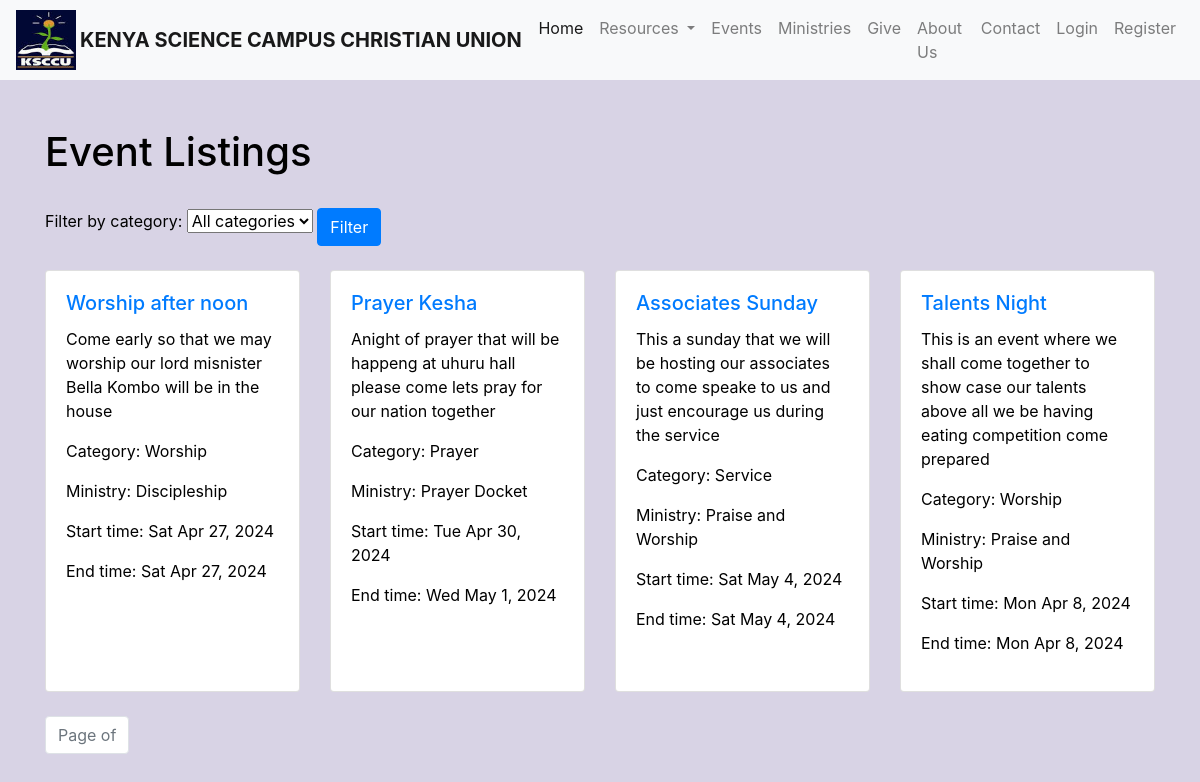
/events/, run on an earlier commit of the app's database.
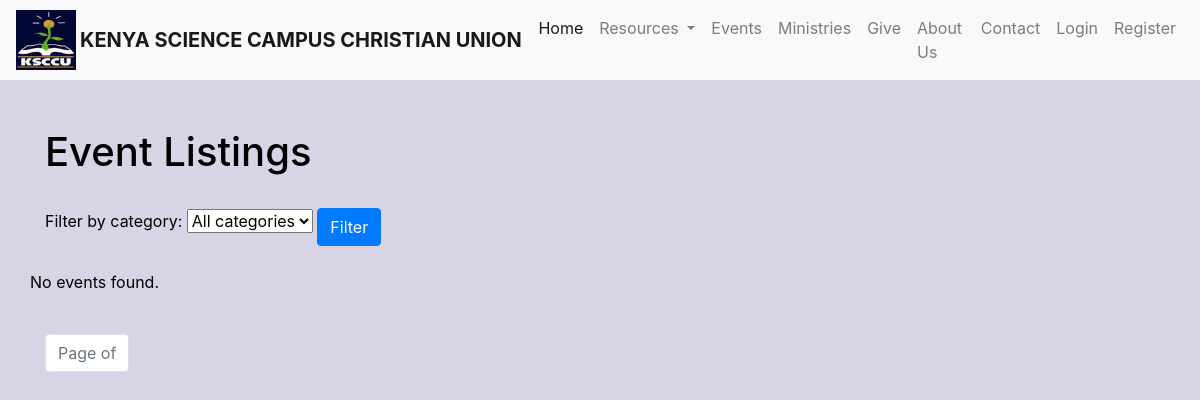
And on a later commit of the database.
### event_resources/models.py (models this page shows)
class Event(models.Model):
    name = models.CharField(max_length=128)
    description = models.TextField()
    start_time = models.DateTimeField()
    end_time = models.DateTimeField()
    category = models.CharField(max_length=64)
    ministry = models.ForeignKey('Ministry', on_delete=models.CASCADE)
    image = models.ImageField(upload_to='events/images/', blank=True)

class Ministry(models.Model):
    name = models.CharField(max_length=128)
    short_message = models.TextField()
    leader = models.ForeignKey(CustomUser, on_delete=models.CASCADE)
    image = models.ImageField(upload_to='ministries/images/', blank=True, null=True)
    leader_email = models.EmailField(blank=True, null=True)
    leader_phone = models.CharField(max_length=32, blank=True, null=True)
    leader_address = models.CharField(max_length=256, blank=True, null=True)

### event_resources/views.py (the view)
# urls.py: path('events/', views.event_listings, name='events_list'),
def event_listings(request):
    category = request.GET.get('category')
    events = []
    if category:
        events = Event.objects.filter(category=category)
    else:
        events = Event.objects.all()
    paginator = Paginator(events, 10)
    page_number = request.GET.get('page')
    page_obj = paginator.get_page(page_number)
    return render(request, 'event/listings.html', {'page_obj': page_obj, 'category': category, "events": events})

### templates/event/listings.html (shortened to what this page needs)
{% extends 'base.html' %}
{% block content %}
  <div class="container mt-5">
    <h1 class="mb-4">Event Listings</h1>
    <form class="mb-4">
      <label for="category" class="form-label">Filter by category:</label>
      <select class="form-select" id="category">
        <option value="">All categories</option>
      </select>
      <button type="submit" class="btn btn-primary mt-2">Filter</button>
    </form>
    <div class="row row-cols-1 row-cols-md-3 g-4">
      {% for event in events %}
        <div class="col">
          <div class="card h-100">
            <div class="card-body">
              <h5 class="card-title"><a href="">{{ event.name }}</a></h5>
              <p class="card-text">{{ event.description|truncatewords:30 }}</p>
              <p>Category: {{ event.category }}</p>
              <p>Ministry: {{ event.ministry.name }}</p>
              <p>Start time: {{ event.start_time|date:"D M j, Y" }}</p>
              <p>End time: {{ event.end_time|date:"D M j, Y" }}</p>
            </div>
          </div>
        </div>
      {% empty %}
        <p>No events found.</p>
      {% endfor %}
    </div>
    <nav class="mt-4">
      <ul class="pagination">
        <li class="page-item disabled">
          <span class="page-link">
            Page {{ events.number }} of {{ events.paginator.num_pages }}
          </span>
        </li>
      </ul>
    </nav>
  </div>
{% endblock %}

### templates/base.html (shortened to what this page needs)
<!DOCTYPE html>
<html lang="en">
<head>
    {% load static %}
    <link rel="stylesheet" href="https://cdn.jsdelivr.net/npm/chart.js@2.9.4/dist/Chart.min.js">
    <link rel="stylesheet" href="https://stackpath.bootstrapcdn.com/bootstrap/4.3.1/css/bootstrap.min.css">
    <link rel="stylesheet" href="{% static 'css/style.css' %}">
</head>
<body>
 <nav class="navbar navbar-expand-lg navbar-light bg-light">
    <a class="d-flex align-items-center bg-body-secondary" href="{% url 'event_resources:homepage' %}">
        <img src="{% static 'img/logo.png' %}" alt="KSCCU logo" class="img-fluid" style="height: 60px; width: 70px;">
         <strong class="navbar-brand ml-1">KENYA SCIENCE CAMPUS CHRISTIAN UNION</strong>
    </a>
    <div class="collapse navbar-collapse" id="navbarNav">
        <ul class="navbar-nav ml-auto">
            <li class="nav-item active">
                <a class="nav-link" href="{% url 'event_resources:homepage' %}">Home</a>
            </li>
            <li class="nav-item dropdown">
                <a class="nav-link dropdown-toggle" href="#" id="navbarDropdown" role="button" data-toggle="dropdown" aria-haspopup="true" aria-expanded="false">
                    Resources
                </a>
            </li>
            <li class="nav-item">
                <a class="nav-link" href="{% url 'event_resources:events_list' %}">Events</a>
            </li>
            <li class="nav-item">
                <a class="nav-link" href="{% url 'event_resources:ministry' %}">Ministries</a>
            </li>
            <li class="nav-item">
                <a class="nav-link" href="{% url 'event_resources:give' %}">Give</a>
            </li>
            <li class="nav-item">
                <a class="nav-link" href="{% url 'event_resources:about' %}">About Us</a>
            </li>
            <li class="nav-item">
                <a class="nav-link" href="{% url 'event_resources:contact' %}">Contact</a>
            </li>
            {% if user.is_authenticated %}
                <li class="nav-item">
                    <a class="nav-link" href="{% url 'accounts:profile_update' %}">Profile</a>
                </li>
                <li class="nav-item">
                    <a class="nav-link" href="{% url 'accounts:logout' %}">Logout</a>
                </li>
            {% else %}
                <li class="nav-item">
                    <a class="nav-link" href="{% url 'accounts:login' %}">Login</a>
                </li>
                <li class="nav-item">
                    <a class="nav-link" href="{% url 'accounts:register' %}">Register</a>
                </li>
            {% endif %}
        </ul>
    </div>
</nav>
    <div class="">
        {% block content %}
        {% endblock %}
    </div>
</body>
</html>

### static/css/style.css (style rules this page uses)
body { background: rgb(216, 211, 229); color: black !important; }

What changed in the data, as far as the page shows it:
removed Event: name "Worship after noon", description "Come early so that we may worship our lord misnister Bella Kombo will be in the house", category "Worship", ministry.name "Discipleship", start_time "Sat Apr 27, 2024", end_time "Sat Apr 27, 2024"
removed Event: name "Prayer Kesha", description "Anight of prayer that will be happeng at uhuru hall please come lets pray for our nation together", category "Prayer", ministry.name "Prayer Docket", start_time "Tue Apr 30, 2024", end_time "Wed May 1, 2024"
removed Event: name "Associates Sunday", description "This a sunday that we will be hosting our associates to come speake to us and just encourage us during the service", category "Service", ministry.name "Praise and Worship", start_time "Sat May 4, 2024", end_time "Sat May 4, 2024"
removed Event: name "Talents Night", description "This is an event where we shall come together to show case our talents above all we be having eating competition come prepared", category "Worship", ministry.name "Praise and Worship", start_time "Mon Apr 8, 2024", end_time "Mon Apr 8, 2024"
Also different on the page:
text now shown: "No events found."
